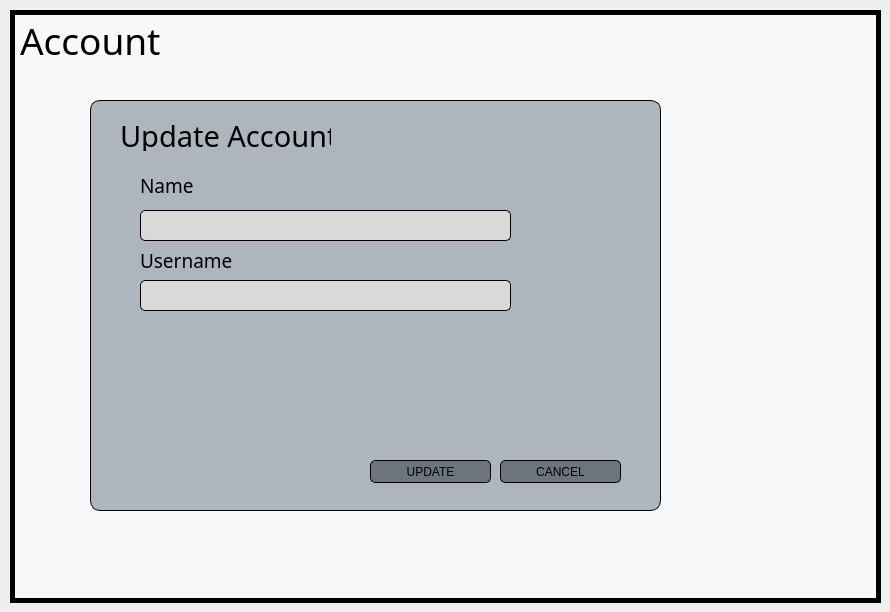
     <widget class="QWidget" name="updateAccountStackedWidget">
      <widget class="QWidget" name="widget_33" native="true">
       <property name="geometry">
        <rect>
         <x>10</x>
         <y>10</y>
         <width>871</width>
         <height>593</height>
        </rect>
       </property>
       <property name="styleSheet">
        <string notr="true">background-color: rgb(248, 249, 250);
border:5px solid  ;</string>
       </property>
       <widget class="QLabel" name="dashboardLabel_36">
        <property name="geometry">
         <rect>
          <x>10</x>
          <y>10</y>
          <width>181</width>
          <height>41</height>
         </rect>
        </property>
        <property name="font">
         <font>
          <family>Segoe UI Light</family>
          <pointsize>28</pointsize>
         </font>
        </property>
        <property name="styleSheet">
         <string notr="true">border:none;</string>
        </property>
        <property name="text">
         <string>Account</string>
        </property>
       </widget>
       <widget class="QWidget" name="widget_34" native="true">
        <property name="geometry">
         <rect>
          <x>80</x>
          <y>90</y>
          <width>571</width>
          <height>411</height>
         </rect>
        </property>
        <property name="styleSheet">
         <string notr="true">QWidget{
background-color: rgb(173, 181, 189);
border-radius: 10px;
border: 1px solid black;
}</string>
        </property>
        <widget class="QLabel" name="dashboardLabel_37">
         <property name="geometry">
          <rect>
           <x>30</x>
           <y>20</y>
           <width>211</width>
           <height>31</height>
          </rect>
         </property>
         <property name="font">
          <font>
           <family>Segoe UI Light</family>
           <pointsize>22</pointsize>
           <weight>50</weight>
           <bold>false</bold>
          </font>
         </property>
         <property name="styleSheet">
          <string notr="true">border:none;</string>
         </property>
         <property name="text">
          <string>Update Account</string>
         </property>
        </widget>
        <widget class="QFrame" name="frame_11">
         <property name="geometry">
          <rect>
           <x>40</x>
           <y>60</y>
           <width>471</width>
           <height>291</height>
          </rect>
         </property>
         <property name="styleSheet">
          <string notr="true">QFrame{
border:none;
}
QLineEdit{
background:rgb(217, 217, 217);
border-radius: 5px;

}</string>
         </property>
         <property name="frameShape">
          <enum>QFrame::StyledPanel</enum>
         </property>
         <property name="frameShadow">
          <enum>QFrame::Raised</enum>
         </property>
         <widget class="QLineEdit" name="nameLineEdit">
          <property name="geometry">
           <rect>
            <x>10</x>
            <y>50</y>
            <width>371</width>
            <height>31</height>
           </rect>
          </property>
          <property name="font">
           <font>
            <family>Segoe UI Light</family>
            <pointsize>14</pointsize>
           </font>
          </property>
          <property name="text">
           <string/>
          </property>
          <property name="placeholderText">
           <string/>
          </property>
         </widget>
         <widget class="QLineEdit" name="usernameLineEdit">
          <property name="geometry">
           <rect>
            <x>10</x>
            <y>120</y>
            <width>371</width>
            <height>31</height>
           </rect>
          </property>
          <property name="font">
           <font>
            <family>Segoe UI Light</family>
            <pointsize>14</pointsize>
           </font>
          </property>
          <property name="text">
           <string/>
          </property>
          <property name="placeholderText">
           <string/>
          </property>
         </widget>
         <widget class="QLabel" name="dashboardLabel_38">
          <property name="geometry">
           <rect>
            <x>10</x>
            <y>10</y>
            <width>111</width>
            <height>31</height>
           </rect>
          </property>
          <property name="font">
           <font>
            <family>Segoe UI Light</family>
            <pointsize>14</pointsize>
            <weight>50</weight>
            <bold>false</bold>
           </font>
          </property>
          <property name="text">
           <string>Name</string>
          </property>
         </widget>
         <widget class="QLabel" name="dashboardLabel_39">
          <property name="geometry">
           <rect>
            <x>10</x>
            <y>90</y>
            <width>111</width>
            <height>21</height>
           </rect>
          </property>
          <property name="font">
           <font>
            <family>Segoe UI Light</family>
            <pointsize>14</pointsize>
            <weight>50</weight>
            <bold>false</bold>
           </font>
          </property>
          <property name="text">
           <string>Username</string>
          </property>
         </widget>
        </widget>
        <widget class="QPushButton" name="cancelAccButton">
         <property name="geometry">
          <rect>
           <x>410</x>
           <y>360</y>
           <width>121</width>
           <height>23</height>
          </rect>
         </property>
         <property name="cursor">
          <cursorShape>PointingHandCursor</cursorShape>
         </property>
         <property name="styleSheet">
          <string notr="true">QPushButton{
border:1px solid black;
border-radius: 5px;
background-color:rgb(108, 117, 125);
}
QPushButton:hover{
background-color:rgb(173, 181, 189);
}
QPushButton:pressed{
background-color:rgb(222, 226, 230);
}</string>
         </property>
         <property name="text">
          <string>CANCEL</string>
         </property>
        </widget>
        <widget class="QPushButton" name="updateAccButton">
         <property name="geometry">
          <rect>
           <x>280</x>
           <y>360</y>
           <width>121</width>
           <height>23</height>
          </rect>
         </property>
         <property name="cursor">
          <cursorShape>PointingHandCursor</cursorShape>
         </property>
         <property name="styleSheet">
          <string notr="true">QPushButton{
border:1px solid black;
border-radius: 5px;
background-color:rgb(108, 117, 125);
}
QPushButton:hover{
background-color:rgb(173, 181, 189);
}
QPushButton:pressed{
background-color:rgb(222, 226, 230);
}</string>
         </property>
         <property name="text">
          <string>UPDATE</string>
         </property>
        </widget>
       </widget>
      </widget>
     </widget>
